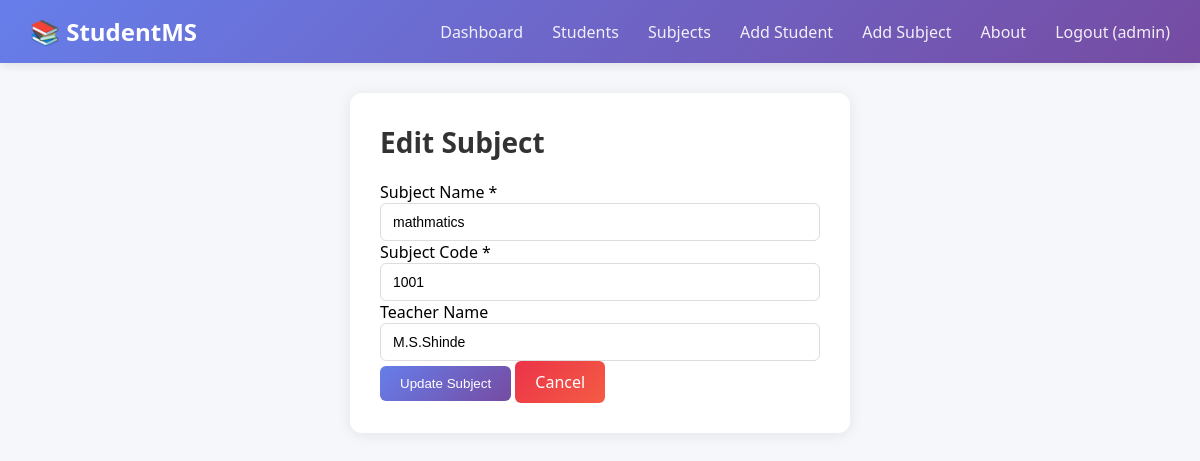
Screenshot of /edit_subject/1 (signed in) with the database file from the repository.
### tables this page shows
CREATE TABLE subjects 
                    (id INTEGER PRIMARY KEY AUTOINCREMENT, 
                     subject_name TEXT, 
                     subject_code TEXT UNIQUE, 
                     teacher_name TEXT);

### app.py (the view, shortened to what this page needs)
@app.route('/edit_subject/<int:id>', methods=['GET', 'POST'])
@login_required
@admin_required
def edit_subject(id):
    conn = get_db()
    subject = conn.execute("SELECT * FROM subjects WHERE id=?", (id,)).fetchone()
    conn.close()
    return render_template('edit_subject.html', subject=subject)

### app.py (called while the page is built)
def get_db():
    os.makedirs(os.path.dirname(DB_PATH), exist_ok=True)
    conn = sqlite3.connect(DB_PATH)
    conn.row_factory = sqlite3.Row
    return conn

def login_required(f):
    @wraps(f)
    def decorated(*args, **kwargs):
        if 'user_id' not in session:
            flash('Please login first!', 'danger')
            return redirect(url_for('login'))
        return f(*args, **kwargs)
    return decorated

def admin_required(f):
    @wraps(f)
    def decorated(*args, **kwargs):
        if 'role' not in session or session['role']!= 'admin':
            flash('Admin access required! Current role: ' + session.get('role', 'None'), 'danger')
            return redirect(url_for('subjects'))
        return f(*args, **kwargs)
    return decorated

### templates/edit_subject.html
{% extends "base.html" %}
{% block content %}
<div class="card" style="max-width: 500px; margin: 0 auto;">
    <h2>Edit Subject</h2>
    <form method="POST">
        <div class="form-group">
            <label>Subject Name *</label>
            <input type="text" name="subject_name" value="{{ subject.subject_name }}" required>
        </div>
        <div class="form-group">
            <label>Subject Code *</label>
            <input type="text" name="subject_code" value="{{ subject.subject_code }}" required>
        </div>
        <div class="form-group">
            <label>Teacher Name</label>
            <input type="text" name="teacher_name" value="{{ subject.teacher_name or '' }}">
        </div>
        <button type="submit" class="btn btn-primary">Update Subject</button>
        <a href="/subjects" class="btn btn-danger">Cancel</a>
    </form>
</div>
{% endblock %}

### templates/base.html (style rules this page uses)
* { margin: 0; padding: 0; box-sizing: border-box; }
body { font-family: 'Segoe UI', Tahoma, Geneva, Verdana, sans-serif; background: #f5f7fa; min-height: 100vh; }
.card { background: white; padding: 30px; border-radius: 12px; box-shadow: 0 2px 15px rgba(0,0,0,0.08); margin-bottom: 25px; }
.btn { padding: 10px 20px; border: none; border-radius: 6px; cursor: pointer; text-decoration: none; display: inline-block; font-weight: 500; transition: all 0.3s; }
.btn-primary { background: linear-gradient(135deg, #667eea 0%, #764ba2 100%); color: white; }
.btn-danger { background: linear-gradient(135deg, #eb3349 0%, #f45c43 100%); color: white; }
input, select { width: 100%; padding: 10px 12px; border: 1px solid #ddd; border-radius: 6px; font-size: 14px; transition: all 0.3s; }
h2 { color: #333; margin-bottom: 20px; font-size: 28px; }

### rows the page displays
subjects: subject_name "mathmatics", subject_code "1001", teacher_name "M.S.Shinde"

### other values shown
{{ session['username'] }} "admin"
